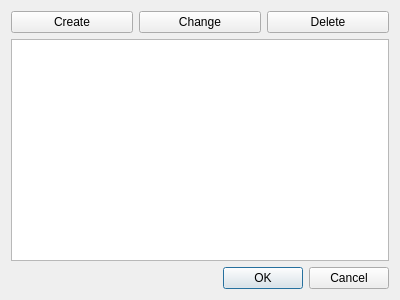
<?xml version="1.0" encoding="UTF-8"?>
<ui version="4.0">
 <class>ManageAccountsDialog</class>
 <widget class="QDialog" name="ManageAccountsDialog">
  <property name="geometry">
   <rect>
    <x>0</x>
    <y>0</y>
    <width>400</width>
    <height>300</height>
   </rect>
  </property>
  <property name="windowTitle">
   <string>Dialog</string>
  </property>
  <layout class="QVBoxLayout" name="verticalLayout">
   <item>
    <layout class="QHBoxLayout" name="horizontalLayout">
     <item>
      <widget class="QPushButton" name="pushButton_create">
       <property name="text">
        <string>Create</string>
       </property>
      </widget>
     </item>
     <item>
      <widget class="QPushButton" name="pushButton_change">
       <property name="text">
        <string>Change</string>
       </property>
      </widget>
     </item>
     <item>
      <widget class="QPushButton" name="pushButton_delete">
       <property name="text">
        <string>Delete</string>
       </property>
      </widget>
     </item>
    </layout>
   </item>
   <item>
    <widget class="QListView" name="listView"/>
   </item>
   <item>
    <widget class="QDialogButtonBox" name="buttonBox">
     <property name="orientation">
      <enum>Qt::Horizontal</enum>
     </property>
     <property name="standardButtons">
      <set>QDialogButtonBox::Cancel|QDialogButtonBox::Ok</set>
     </property>
    </widget>
   </item>
  </layout>
 </widget>
 <resources/>
 <connections>
  <connection>
   <sender>buttonBox</sender>
   <signal>accepted()</signal>
   <receiver>ManageAccountsDialog</receiver>
   <slot>accept()</slot>
   <hints>
    <hint type="sourcelabel">
     <x>248</x>
     <y>254</y>
    </hint>
    <hint type="destinationlabel">
     <x>157</x>
     <y>274</y>
    </hint>
   </hints>
  </connection>
  <connection>
   <sender>buttonBox</sender>
   <signal>rejected()</signal>
   <receiver>ManageAccountsDialog</receiver>
   <slot>reject()</slot>
   <hints>
    <hint type="sourcelabel">
     <x>316</x>
     <y>260</y>
    </hint>
    <hint type="destinationlabel">
     <x>286</x>
     <y>274</y>
    </hint>
   </hints>
  </connection>
 </connections>
</ui>
